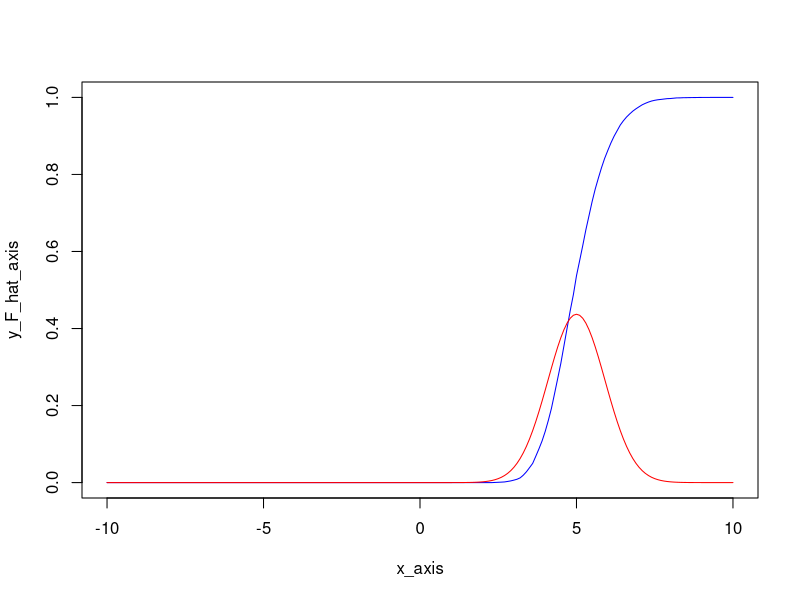
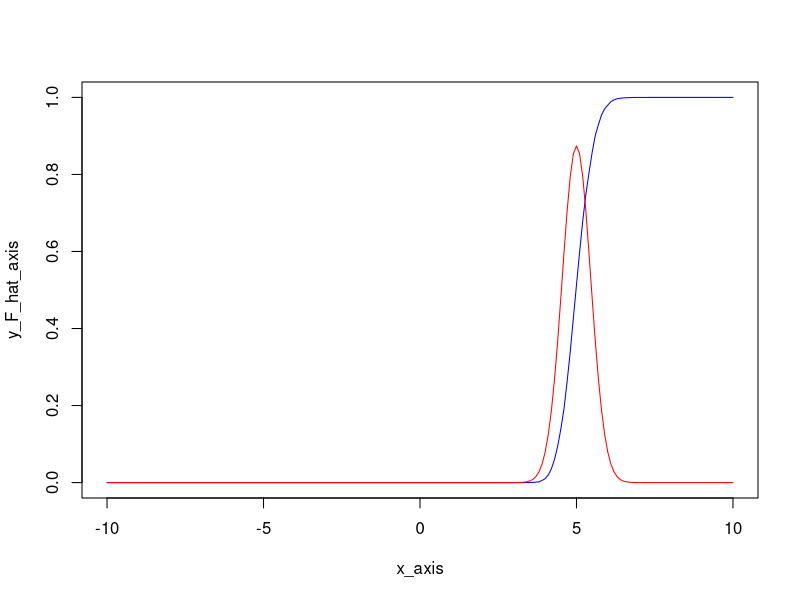
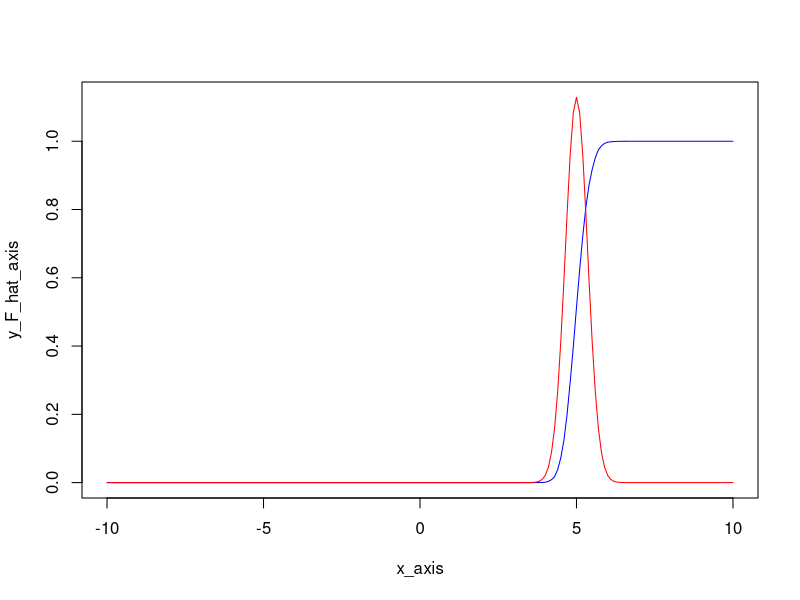

These charts were generated, in order, by the following R code:
## ---- chunk 1
knitr::opts_chunk$set(echo = TRUE)
## ---- chunk 2
share_apples <- function() {
  x <- c(rep(0, 20), rep(1, 4)) 
  permutation_x <- sample(x, length(x), replace = F)
  box1 <- permutation_x[1:6]
  box2 <- permutation_x[7:12]
  box3 <- permutation_x[13:18]
  box4 <- permutation_x[19:24]
  sum(box1) == 1 && sum(box2) == 1 && sum(box3) == 1 && sum(box4) == 1
}

prob.apples <- function(Nrep) {
  res <- replicate(Nrep, share_apples())
  sum(res) / length(res)
}
## ---- chunk 3
prob.apples(100000)
## ---- chunk 4
gen_n_numbers <- function(n, lambda) {
  x_array <- rexp(n, lambda)
  mean(x_array)
}

gen_means <- function(N, n, lambda) {
  x_means <- replicate(N, gen_n_numbers(n, lambda))
  x_means
}

gen_F_hat <- function(t, x_means, N) {
  sum(x_means <= t) / N
}

solution <- function(n) {
  lambda <- 1/5
  N <- 10000
  x_means = gen_means(N, n, lambda)
  
  x_axis = seq(-10, 10, by = 0.1)
  y_F_hat_axis = sapply(x_axis, gen_F_hat, x_means = x_means, N = N)
  
  y_norm_axis = dnorm(x_axis, 5, 5 / sqrt(n))
  
  plot(x_axis, y_F_hat_axis, type = "l", col = "blue", ylim = range(c(y_F_hat_axis, y_norm_axis)))
  lines(x_axis, y_norm_axis, col = "red")
}
## ---- chunk 5
solution(30)
## ---- chunk 6
solution(120)
## ---- chunk 7
solution(200)
